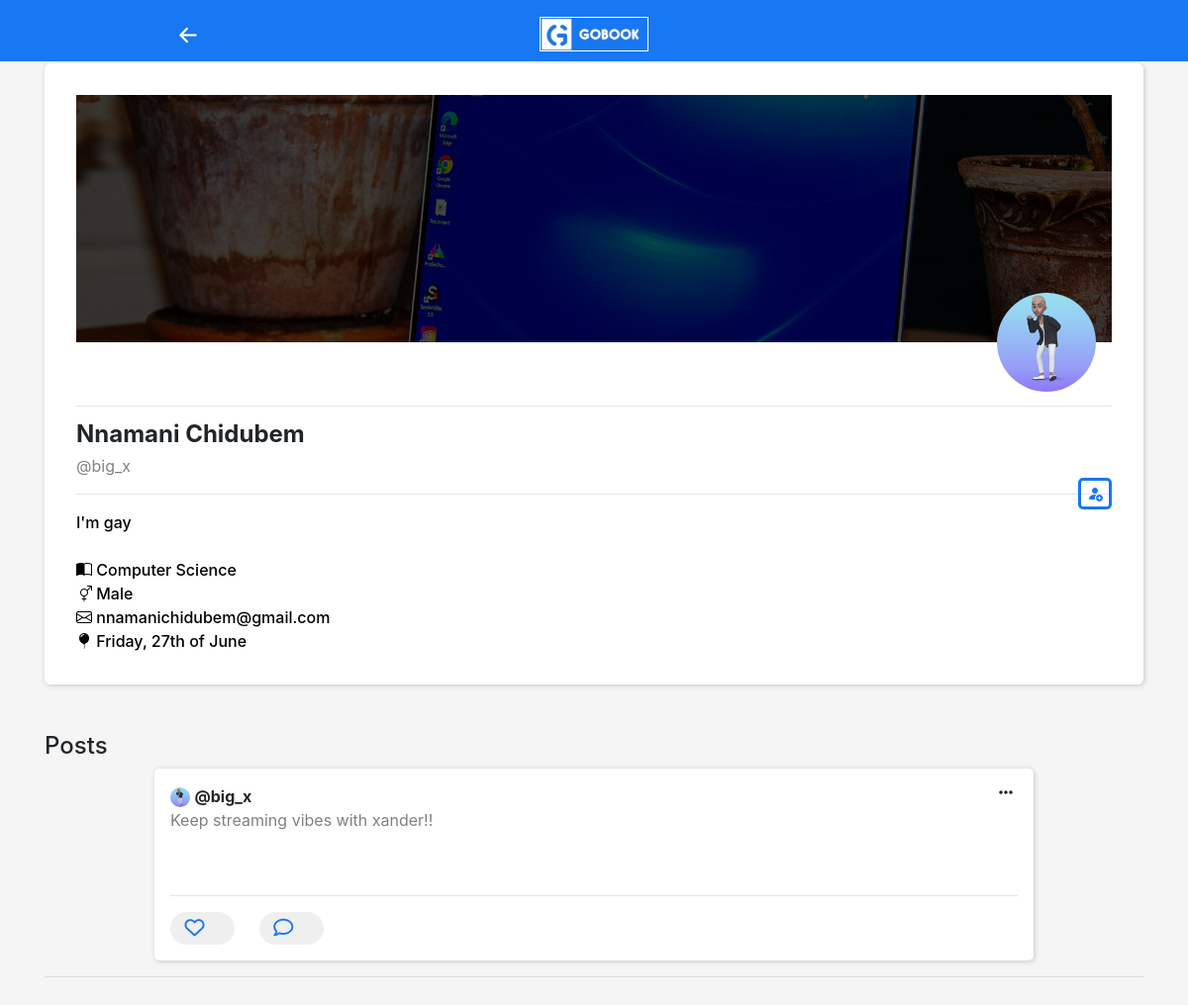
Screenshot of /home/latest_users/?id=2 (signed in) with the database file from the repository.
### tables this page shows
CREATE TABLE `user` (
  `id` int(11) NOT NULL,
  `fullname` varchar(255) DEFAULT NULL,
  `reg_no` varchar(100) DEFAULT NULL,
  `gender` varchar(50) DEFAULT NULL,
  `password` varchar(255) DEFAULT NULL,
  `username` varchar(100) DEFAULT NULL,
  `phone` varchar(20) DEFAULT NULL,
  `email` varchar(150) DEFAULT NULL,
  `dob` date DEFAULT NULL,
  `bio` text DEFAULT NULL,
  `hostel` varchar(150) DEFAULT NULL,
  `sec_sch` varchar(255) DEFAULT NULL,
  `state` varchar(100) DEFAULT NULL,
  `profile_pic` varchar(255) DEFAULT NULL,
  `school_set` varchar(100) DEFAULT NULL,
  `department` varchar(150) DEFAULT NULL,
  `faculty` varchar(255) NOT NULL,
  `verified` enum('no','yes','','') NOT NULL DEFAULT 'no',
  `datetime` datetime NOT NULL DEFAULT current_timestamp()
);

CREATE TABLE `posts` (
  `id` int(11) NOT NULL,
  `user_id` int(11) DEFAULT NULL,
  `poster` varchar(255) DEFAULT NULL,
  `poster_img` varchar(255) DEFAULT NULL,
  `text_post` text DEFAULT NULL,
  `public` varchar(10) DEFAULT NULL,
  `img_post` varchar(255) DEFAULT NULL,
  `anonymous` varchar(10) DEFAULT NULL,
  `verified` varchar(50) DEFAULT NULL,
  `datetime` datetime NOT NULL DEFAULT current_timestamp()
);

### backend/conn.php (called while the page is built, shortened)
<?php
class Connection
{
    public function __construct()
    {
        $dbhost = "localhost";
        $dbuser = "root";
        $dbpass = "";
        $dbname = "gobook";
        try {
            $this->conn = new PDO("mysql:host=$dbhost;dbname=$dbname", $dbuser, $dbpass);
        } catch (PDOException $e) {
            die("Database Connection Error: " . $e->getMessage());
        }
    }
}

### backend/class.php (called while the page is built, shortened)
<?php
include "database.php";
$uID = $_SESSION['id'] ?? null;
$database = new Database;
$data['user'] = $database->getUser($uID);
$data['users'] = $database->getUsers();
$data['husers'] = $database->getHusers();
$data['userss'] = $database->getUserss();
$data['posts'] = $database->getPosts();
$data['Myposts'] = $database->getMyPosts($uID);
$data['friendRequests'] = $database->friendRequests($uID);
$data['numOfFriendRequests'] = $database->numOfFriendRequests($uID);
$data['pages'] = $database->getPages();

### backend/database.php (called while the page is built, shortened)
<?php
class Database extends Controller{
    public function getUser($id){
        $this -> sql = "SELECT * FROM user WHERE id = ?";
        try{
           return $this -> readRow([$id], $this -> sql);
        }catch(PDOException $e){
            return false . $e -> getMessage();
        }
    }
    public function getUsers(){
        $this -> sql = "SELECT * FROM user ORDER BY department";
        try{
           return $this -> readRow([], $this -> sql);
        }catch(PDOException $e){
            return false . $e -> getMessage();
        }
    }
    public function getHusers(){
        $this -> sql = "SELECT * FROM user ORDER BY rand() LIMIT 5";
        try{
           return $this -> readRow([], $this -> sql);
        }catch(PDOException $e){
            return false . $e -> getMessage();
        }
    }
    public function getUserss(){
        $this -> sql = "SELECT * FROM user ORDER BY id DESC LIMIT 5";
        try{
           return $this -> readRow([], $this -> sql);
        }catch(PDOException $e){
            return false . $e -> getMessage();
        }
    }
    public function getPosts(){
        $this -> sql = "SELECT * FROM posts WHERE public = 'yes' ORDER BY id DESC LIMIT 1";
        try{
           return $this -> readRow([], $this -> sql);
        }catch(PDOException $e){
            return false . $e -> getMessage();
        }
    }
    public function getMyPosts($id){
        $this -> sql = "SELECT * FROM posts WHERE user_id = ? AND anonymous = 'no' ORDER BY id DESC";
        try{
           return $this -> readRow([$id], $this -> sql);
        }catch(PDOException $e){
            return false . $e -> getMessage();
        }
    }
    public function check_liked($post_id, $user_id){
        $this -> sql = "SELECT post_id, user_id FROM likes WHERE post_id = ? and user_id = ?";
        try{
           return $this -> numOf([$post_id, $user_id], $this -> sql);
        }catch(PDOException $e){
            return false . $e -> getMessage();
        }
    }
    public function friendRequests($uID){
        $this -> sql = "SELECT * FROM friend_requests WHERE user_id2 = ? and status = 'sent'";
        try{
           return $this -> readRow([$uID], $this -> sql);
        }catch(PDOException $e){
            return false . $e -> getMessage();
        }
    }
    public function numOfFriendRequests($uID){
        $this -> sql = "SELECT * FROM friend_requests WHERE user_id2 = ? AND status = 'sent'";
        try{
           return $this -> numOf([$uID], $this -> sql);
        }catch(PDOException $e){
            return false . $e -> getMessage();
        }
    }
   public function getPages(){
       $this -> sql = "SELECT * FROM pages";
        try{
           return $this -> readRow([], $this -> sql);
        }catch(PDOException $e){
            return false . $e -> getMessage();
        }
   }
}

### backend/crud.php (called while the page is built, shortened)
<?php
include "conn.php";
class Crud extends Connection{
    public function readRow($params=[], $sql){
        try{
            $this->stmt = $this->conn-> prepare($sql);
            $this->stmt->execute($params);
            return $this->stmt->fetchAll(PDO::FETCH_ASSOC);
        }catch(PDOException $e){
            return $e->getMessage();
        }
    }
    public function numOf($params=[], $sql){
        try{
            $this->stmt = $this->conn->prepare($sql);
            $this->stmt->execute($params);
            $this->stmt->fetchAll(PDO::FETCH_ASSOC);
            return $this->stmt->rowCount();
        }catch(PDOException $e){
            return $e->getMessage();
        }
    }
}

### home/latest_users/index.php (the view, shortened to what this page needs)
<?php
include "../../backend/class.php";
?>
<!DOCTYPE html>
<html lang="en">
<head>
    <link rel="stylesheet" href="../../assets/css/bootstrap.css">
    <link rel="stylesheet" href="../../assets/css/style.css">
    <link rel="stylesheet" href="https://cdnjs.cloudflare.com/ajax/libs/font-awesome/6.2.0/css/all.min.css" />
    <link rel="stylesheet" href="https://cdnjs.cloudflare.com/ajax/libs/bootstrap-icons/1.10.3/font/bootstrap-icons.min.css" />
</head>
<body>
    <div class="head_nav">
        <center>
            <div class="row hheader">
                <div class="col-4" style="margin-top: .6rem;">
                    <i onclick="history.go(-1)" class="bi bi-arrow-left-short" style="font-size: 35px; cursor: pointer; "></i>
                </div>
                <div class="col-4 mt-3">
                    <h3 class="logo"><img src="../../assets/images/Gobook logo/logo.jpg" alt="" height="35px" style="border: 1px solid white"></h3>
                </div>
                <div class="col-4 mt-3">
                </div>
            </div>
        </center>
    </div>
    <br><br>
    <div class="container acc_container">
        <?php
        $id = $_GET['id'];
        $database = new Database;
        $data['a_user'] = $database->getUser($id);
        foreach ($data['a_user'] as $u) {
            $username = $u['username'];
            $fullname = $u['fullname'];
            $email = $u['email'];
            $bio = $u['bio'];
            $department = $u['department'];
            $dob = $u['dob'];
            $gender = $u['gender'];
            $phone = $u['phone'];
            $profileImg = $u['profile_pic'];
            $verified = $u['verified'];
        ?>
            <div class="ac_container">
                <div class="ac_img">
                    <img src="../../assets/profilePics/<?= $profileImg ?>" alt="">
                </div>
                <br><br>
                <hr>
                <div class="details">
                    <div class="ac_name">
                        <h4 style="text-transform: capitalize;"><?= $fullname ?>
                        </h4>
                        <span>@<?= $username ?></span>
                        <?php
                        foreach ($data['user'] as $u) {
                            $profileImg = $u['profile_pic'];
                            $user = $u['username'];
                            $fname = $u['fullname'];
                            $user_id = $u['id'];
                            $verified = $u['verified'];
                        }
                        ?>
                        <form method="post">
                            <?php
                            $database = new Database;
                            $check = $database->check_added_friend($user_id, $id);
                            if ($user_id == $id) {
                            ?>
                                <button type="button" onclick="alert('Y u go wan send ursef friend request???')"><i class="bi bi-person-fill-add"></i></button>
                            <?php
                            } elseif ($check == 0) {
                            ?>
                                <button type="submit" style="float: right;" name="add_friend"><i class="bi bi-person-fill-add add_friend" user_id2="<?= $id ?>" fullname2="<?= $fullname ?>" username2="<?= $username ?>" profileImg2="<?= $profileImg ?>" user_id="<?= $user_id ?>" fullname="<?= $fname ?>" username="<?= $user ?>" profileImg="<?= $profileImg ?>" verified="<?= $verified ?>"></i></button>
                            <?php
                            }
                            ?>
                        </form>
                    </div>
                    <hr>
                    <div class="about">
                        <span class="bio"></i> <?= $bio ?></span><br><br>
                        <span class="dept"><i class="bi bi-book-half"></i> <?= $department ?></span><br>
                        <span class="website"><i class="bi bi-gender-ambiguous"></i> <?= $gender; ?></span><br>
                        <?php
                        if ($email == "") {
                        ?>
                            <span class="phone"><i class="bi bi-telephone-fill"></i> <?= $phone ?></span><br>
                        <?php
                        } else {
                        ?>
                            <span class="phone"><i class="bi bi-envelope"></i> <?= $email ?></span><br>
                        <?php
                        }
                        ?>
                        <span class="phone"><i class="bi bi-balloon-fill"></i> <?php echo date("l, jS \of F", strtotime($dob)) ?></span><br>
                    </div>
                </div>
            </div>
        <?php
        }
        ?>
        <br><br>
        <div class="ac_my_post">
            <h4>Posts</h4>
            <?php
            $id = $_GET['id'];
            $database = new Database;
            $data['posts'] = $database->getMyPosts($id);
            foreach ($data['posts'] as $d) {
                $post_id = $d['id'];
                $poster = $d['poster'];
                $text_post = $d['text_post'];
                $verified = $d['verified'];
                $poster_img = $d['poster_img'];
            ?>
                <div class="post">
                    <div class="profile">
                        <img src="../../assets/profilePics/<?= $poster_img; ?>" height="20px" width="20px" alt="" style="border-radius: 50%;">
                        <b class="profile_name">@<?= $poster ?>
                            <?php
                            if ($verified == "yes") {
                            ?>
                                <i class="bi bi-patch-check-fill verified"></i></b>
                    <?php
                            } else {
                    ?>
                        <i class="verified"></i></b>
                    <?php
                            }
                    ?>
                    <i class="fa-solid fa-ellipsis options"></i>
                    </div>
                    <a href="../../a_post/?id=<?= $post_id ?>">
                        <div class="post_text">
                            <span><?= $text_post ?></span> <br><br>
                        </div>
                    </a>
                    <hr>
                    <div class="react">
                        <form action="" method="post">
                            <?php
                            $check_liked = $database->check_liked($post_id, $_SESSION['id']);
                            foreach ($data['user'] as $u) {
                                $profileImg = $u['profile_pic'];
                                $user = $u['username'];
                                $verified = $u['verified'];
                            }
                            if ($check_liked == 0) {
                            ?>
                                <button class="like" type="button" postId="<?= $post_id ?>" user_img="<?= $profileImg ?>" user_img2="<?= $poster_img ?>" user_id="<?= $id ?>" user_id2="<?= $user_id ?>" liker="<?= $user ?>" poster="<?= $poster ?>" verified="<?= $verified ?>" style="cursor: pointer; font-size: 14px; border: none;  margin-right: 1rem;
                                                    border-radius: 20px; margin-right: 1rem; padding: .2rem .9rem; outline: none;">
                                    <i class="fa-regular fa-heart" style="cursor: pointer; font-size: 20px;">
                                    </i>
                                </button>&nbsp;
                            <?php
                            }
                            ?>
                            <a href="../../a_post/?id=<?= $post_id ?>#commentBox">
                                <button class="comments" type="button" style="cursor: pointer; font-size: 14px; border: none;  margin-right: 1rem;
                                                    border-radius: 20px; margin-right: 1rem; padding: .2rem .9rem; outline: none;">
                                    <i class="fa-regular fa-comment" id="comment" style="cursor: pointer; font-size: 20px;"></i>
                                </button></a>
                        </form>
                    </div>
                </div>
                <hr>
                <?php
            }
    ?>
        </div>
    </div>
    <br><br><br><br>
</body>
</html>

### assets/css/style.css (style rules this page uses)
body { background-color: whitesmoke; }
.hheader h3 { font-weight: 700; text-shadow: 1px 2px 1px rgb(79, 77, 77); }
.head_nav { width: 100%; box-shadow: 1px 1px 5px rgb(201, 198, 198)k; background: rgb(24, 119, 242); position: fixed; color: white; top: 0; box-sizing: border-box; }
.post { background-color: white; padding: 1rem; border-radius: 5px; box-shadow: 1px 1px 5px rgb(201, 198, 198); width: 80%; margin: auto; }
.post .post_text { color: grey; }
.post .profile .options { float: right; padding: 0 5px; }
.post .react i { margin-right: 1rem; color: rgb(24, 119, 242); }
.ac_container { padding: 2rem; background-color: white; box-shadow: 1px 1px 5px rgb(201, 198, 198); border-radius: .4rem; margin-top: 1rem; }
.ac_img { background-image: linear-gradient(rgba(0, 0, 0, .7), rgba(0, 0, 0, .7)), url('../images/dell.webp'); background-position: center; background-size: cover; background-repeat: none; height: 250px; }
.ac_img img { height: 100px; width: 100px; border-radius: 50%; float: right; margin-top: 200px; margin-right: 1rem; }
.ac_name button { float: right; background-color: transparent; color: rgb(24, 119, 242); border: 3px solid rgb(24, 119, 242); border-radius: 5px; font-weight: 600; }
.ac_name span { color: grey; font-size: 16px; }
.ac_name h4 { line-height: 1; font-weight: 750; }
.details .bio, .details .dept, .details .website, .details .phone { color: black; font-size: 16px; font-weight: 500; }

### rows the page displays
user: profile_pic (picture), fullname "Nnamani Chidubem", username "big_x", bio "I'm gay", department "Computer Science", gender "Male", email "nnamanichidubem@gmail.com", dob "Friday, 27th of June"
posts: poster_img (picture), poster "big_x", text_post "Keep streaming vibes with xander!!"
